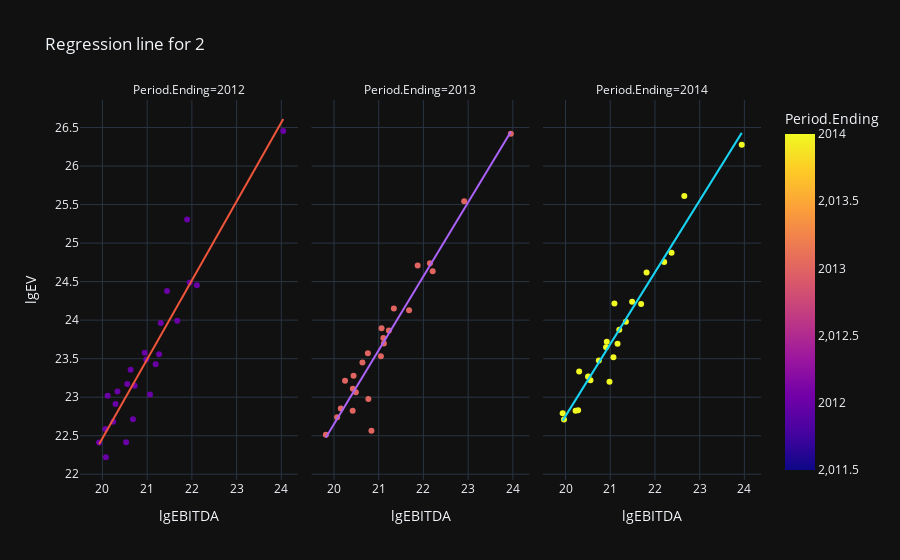

Write notebook code for a chart like this one.
### Code cell
fig8 = px.scatter(dat_s1s2, x="lgEBITDA", y="lgEV", facet_col="Period.Ending", color="Period.Ending", trendline="ols", title="Regression line for 2")
fig8

### Figure 1 — Plotly figure (JSON) as saved in the notebook; plotly's stock layout.template omitted (floating-point values rounded to 4 significant figures)
{"data": [{"hovertemplate": "Period.Ending=%{marker.color}<br>lgEBITDA=%{x}<br>lgEV=%{y}<extra></extra>", "legendgroup": "", "marker": {"color": [2012, 2012, 2012, 2012, 2012, 2012, 2012, 2012, 2012, 2012, 2012, 2012, 2012, 2012, 2012, 2012, 2012, 2012, 2012, 2012, 2012, 2012, 2012, 2012], "coloraxis": "coloraxis", "symbol": "circle"}, "mode": "markers", "name": "", "orientation": "v", "showlegend": false, "x": [20.95, 20.53, 20.55, 20.68, 20.72, 22.11, 20.07, 20.29, 21.44, 21.27, 21.06, 20.98, 24.04, 19.92, 21.3, 20.24, 20.63, 20.12, 20.08, 21.95, 21.89, 20.34, 21.19, 21.67], "xaxis": "x", "y": [23.58, 22.42, 23.17, 22.71, 23.15, 24.45, 22.59, 22.91, 24.38, 23.56, 23.03, 23.49, 26.46, 22.41, 23.96, 22.68, 23.36, 23.02, 22.22, 24.49, 25.31, 23.07, 23.43, 23.99], "yaxis": "y", "type": "scatter"}, {"hovertemplate": "<b>OLS trendline</b><br>lgEV = 1.02467 * lgEBITDA + 1.9732<br>R<sup>2</sup>=0.887070<br><br>Period.Ending=2012<br>lgEBITDA=%{x}<br>lgEV=%{y} <b>(trend)</b><extra></extra>", "legendgroup": "", "marker": {"symbol": "circle"}, "mode": "lines", "name": "", "showlegend": false, "x": [19.92, 20.07, 20.08, 20.12, 20.24, 20.29, 20.34, 20.53, 20.55, 20.63, 20.68, 20.72, 20.95, 20.98, 21.06, 21.19, 21.27, 21.3, 21.44, 21.67, 21.89, 21.95, 22.11, 24.04], "xaxis": "x", "y": [22.39, 22.54, 22.55, 22.59, 22.71, 22.77, 22.81, 23.01, 23.03, 23.11, 23.17, 23.2, 23.44, 23.47, 23.56, 23.69, 23.76, 23.8, 23.95, 24.18, 24.41, 24.47, 24.63, 26.61], "yaxis": "y", "type": "scatter"}, {"hovertemplate": "Period.Ending=%{marker.color}<br>lgEBITDA=%{x}<br>lgEV=%{y}<extra></extra>", "legendgroup": "", "marker": {"color": [2013, 2013, 2013, 2013, 2013, 2013, 2013, 2013, 2013, 2013, 2013, 2013, 2013, 2013, 2013, 2013, 2013, 2013, 2013, 2013, 2013, 2013, 2013, 2013], "coloraxis": "coloraxis", "symbol": "circle"}, "mode": "markers", "name": "", "orientation": "v", "showlegend": false, "x": [21.06, 20.84, 20.64, 20.77, 20.42, 22.21, 20.07, 20.49, 21.87, 21.23, 21.1, 21.12, 23.96, 19.82, 21.34, 20.42, 20.76, 20.25, 20.15, 22.15, 22.91, 20.44, 21.05, 21.68], "xaxis": "x2", "y": [23.89, 22.56, 23.45, 22.98, 23.11, 24.63, 22.74, 23.06, 24.71, 23.87, 23.77, 23.7, 26.42, 22.51, 24.15, 22.83, 23.57, 23.21, 22.85, 24.74, 25.54, 23.28, 23.53, 24.13], "yaxis": "y2", "type": "scatter"}, {"hovertemplate": "<b>OLS trendline</b><br>lgEV = 0.959763 * lgEBITDA + 3.454<br>R<sup>2</sup>=0.929916<br><br>Period.Ending=2013<br>lgEBITDA=%{x}<br>lgEV=%{y} <b>(trend)</b><extra></extra>", "legendgroup": "", "marker": {"symbol": "circle"}, "mode": "lines", "name": "", "showlegend": false, "x": [19.82, 20.07, 20.15, 20.25, 20.42, 20.42, 20.44, 20.49, 20.64, 20.76, 20.77, 20.84, 21.05, 21.06, 21.1, 21.12, 21.23, 21.34, 21.68, 21.87, 22.15, 22.21, 22.91, 23.96], "xaxis": "x2", "y": [22.48, 22.72, 22.8, 22.89, 23.05, 23.05, 23.07, 23.12, 23.26, 23.38, 23.39, 23.45, 23.66, 23.67, 23.71, 23.72, 23.83, 23.93, 24.26, 24.45, 24.71, 24.77, 25.44, 26.45], "yaxis": "y2", "type": "scatter"}, {"hovertemplate": "Period.Ending=%{marker.color}<br>lgEBITDA=%{x}<br>lgEV=%{y}<extra></extra>", "legendgroup": "", "marker": {"color": [2014, 2014, 2014, 2014, 2014, 2014, 2014, 2014, 2014, 2014, 2014, 2014, 2014, 2014, 2014, 2014, 2014, 2014, 2014, 2014, 2014, 2014, 2014, 2014], "coloraxis": "coloraxis", "symbol": "circle"}, "mode": "markers", "name": "", "orientation": "v", "showlegend": false, "x": [21.09, 20.98, 20.75, 20.92, 20.51, 22.21, 19.97, 20.56, 21.81, 21.35, 21.2, 21.16, 23.94, 19.94, 21.49, 20.23, 20.91, 20.31, 20.28, 22.37, 22.66, 20.51, 21.07, 21.69], "xaxis": "x3", "y": [24.22, 23.2, 23.48, 23.72, 23.26, 24.75, 22.71, 23.22, 24.62, 23.98, 23.88, 23.69, 26.28, 22.79, 24.24, 22.82, 23.65, 23.33, 22.83, 24.88, 25.61, 23.27, 23.52, 24.21], "yaxis": "y3", "type": "scatter"}, {"hovertemplate": "<b>OLS trendline</b><br>lgEV = 0.932539 * lgEBITDA + 4.10474<br>R<sup>2</sup>=0.951420<br><br>Period.Ending=2014<br>lgEBITDA=%{x}<br>lgEV=%{y} <b>(trend)</b><extra></extra>", "legendgroup": "", "marker": {"symbol": "circle"}, "mode": "lines", "name": "", "showlegend": false, "x": [19.94, 19.97, 20.23, 20.28, 20.31, 20.51, 20.51, 20.56, 20.75, 20.91, 20.92, 20.98, 21.07, 21.09, 21.16, 21.2, 21.35, 21.49, 21.69, 21.81, 22.21, 22.37, 22.66, 23.94], "xaxis": "x3", "y": [22.7, 22.72, 22.97, 23.02, 23.04, 23.23, 23.23, 23.28, 23.45, 23.6, 23.62, 23.67, 23.75, 23.78, 23.84, 23.88, 24.01, 24.14, 24.33, 24.45, 24.81, 24.97, 25.23, 26.43], "yaxis": "y3", "type": "scatter"}], "layout": {"xaxis": {"anchor": "y", "domain": [0.0, 0.32], "title": {"text": "lgEBITDA"}}, "yaxis": {"anchor": "x", "domain": [0.0, 1.0], "title": {"text": "lgEV"}}, "xaxis2": {"anchor": "y2", "domain": [0.34, 0.66], "matches": "x", "title": {"text": "lgEBITDA"}}, "yaxis2": {"anchor": "x2", "domain": [0.0, 1.0], "matches": "y", "showticklabels": false}, "xaxis3": {"anchor": "y3", "domain": [0.68, 1.0], "matches": "x", "title": {"text": "lgEBITDA"}}, "yaxis3": {"anchor": "x3", "domain": [0.0, 1.0], "matches": "y", "showticklabels": false}, "annotations": [{"font": {}, "showarrow": false, "text": "Period.Ending=2012", "x": 0.16, "xanchor": "center", "xref": "paper", "y": 1.0, "yanchor": "bottom", "yref": "paper"}, {"font": {}, "showarrow": false, "text": "Period.Ending=2013", "x": 0.5, "xanchor": "center", "xref": "paper", "y": 1.0, "yanchor": "bottom", "yref": "paper"}, {"font": {}, "showarrow": false, "text": "Period.Ending=2014", "x": 0.84, "xanchor": "center", "xref": "paper", "y": 1.0, "yanchor": "bottom", "yref": "paper"}], "coloraxis": {"colorbar": {"title": {"text": "Period.Ending"}}, "colorscale": [[0.0, "#0d0887"], [0.1111, "#46039f"], [0.2222, "#7201a8"], [0.3333, "#9c179e"], [0.4444, "#bd3786"], [0.5556, "#d8576b"], [0.6667, "#ed7953"], [0.7778, "#fb9f3a"], [0.8889, "#fdca26"], [1.0, "#f0f921"]]}, "legend": {"tracegroupgap": 0}, "title": {"text": "Regression line for 2"}}}
